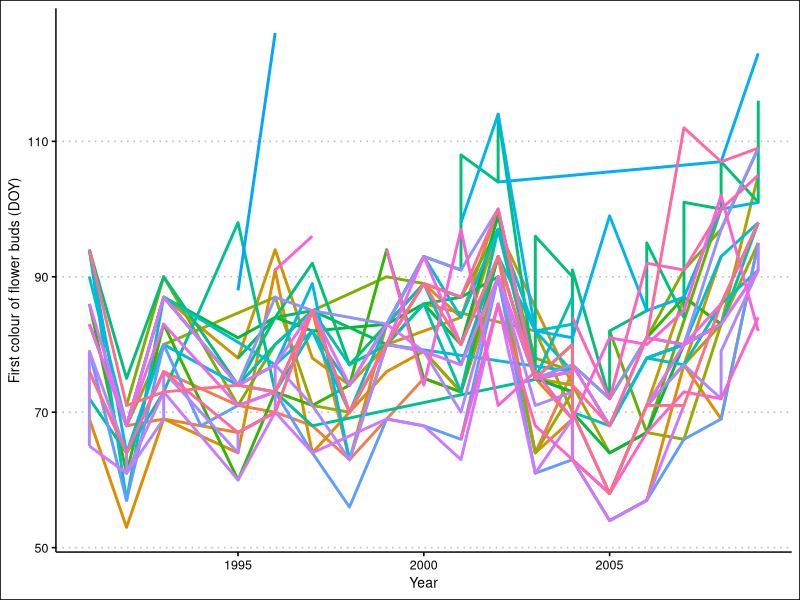
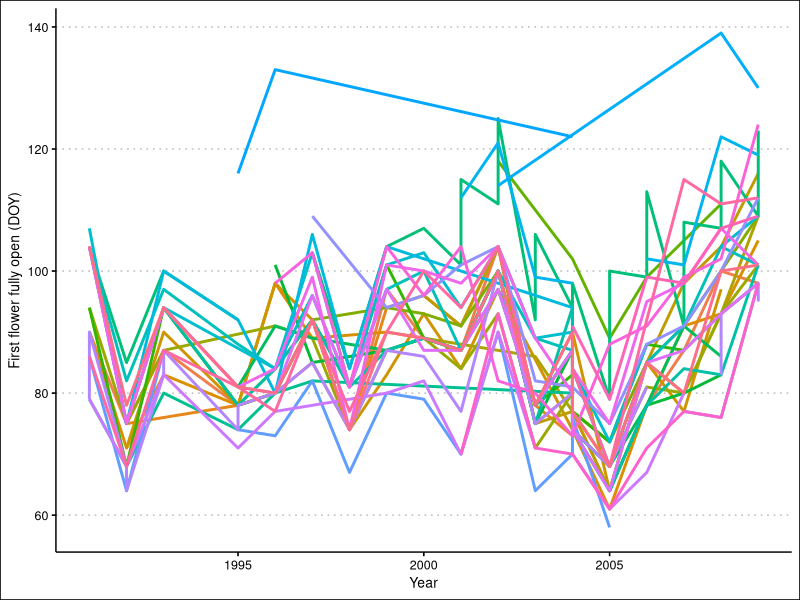
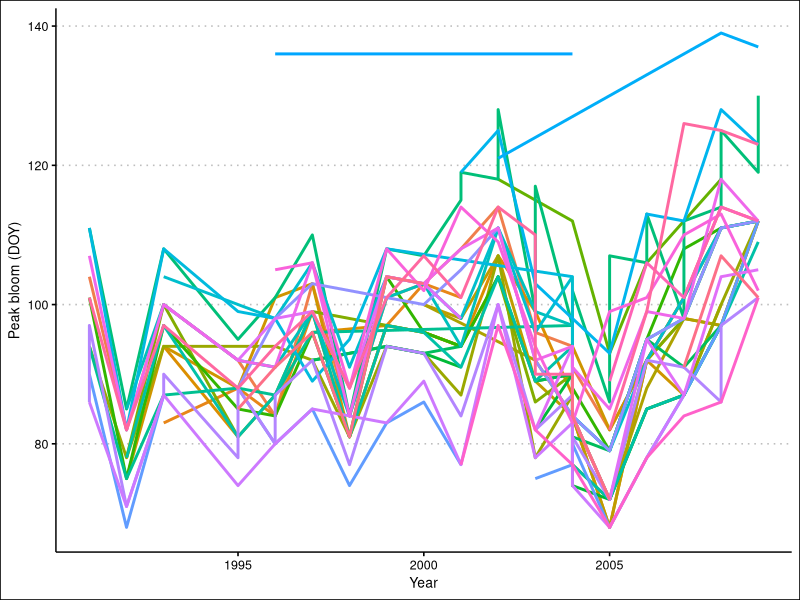
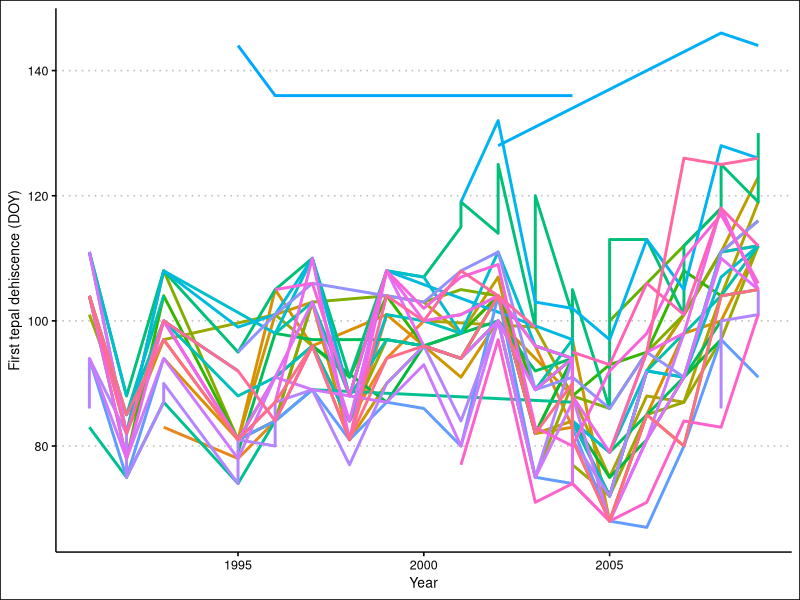
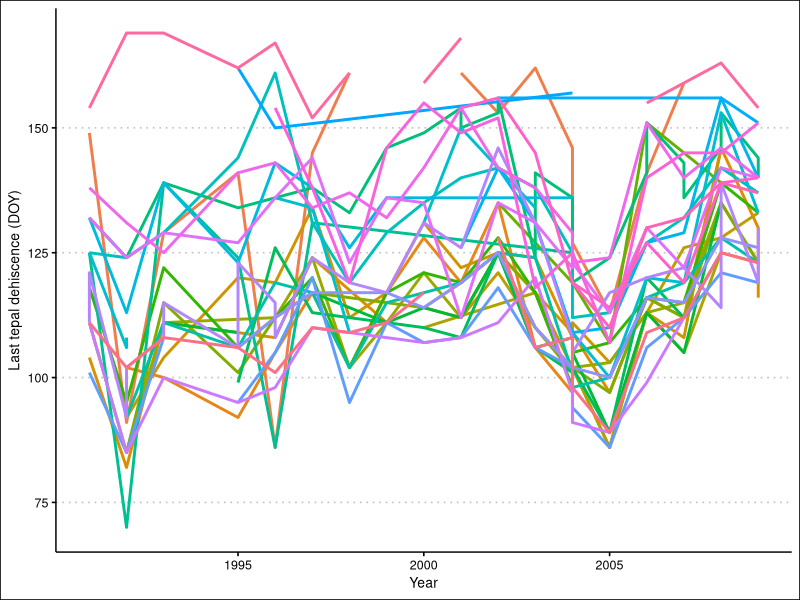
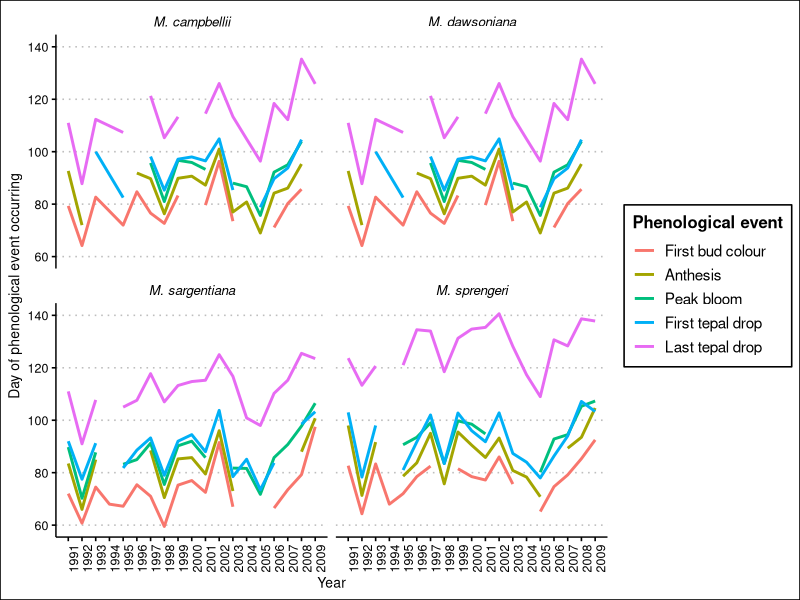
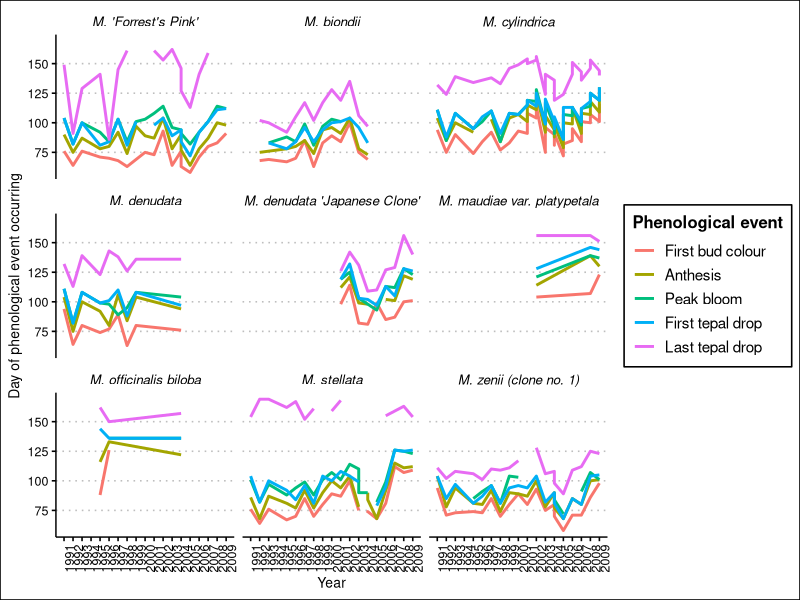
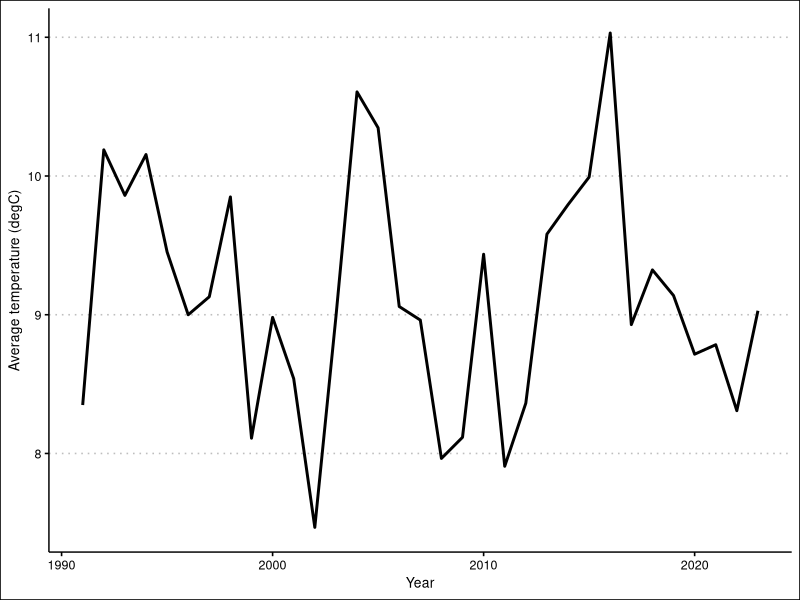

Write the R code that produced these figures, in order.
# ## Started 18 Jan 2024 ##
# ## By Lizzie ##
# ## Looking at some Magnolia data ##
# 
# ## From UBC botanical garden ## 
# 
# ## housekeeping
# rm(list=ls()) 
# options(stringsAsFactors = FALSE)
# 
# # setwd("~/Documents/git/projects/misc/miscmisc/magnoliaubc/analyses")
# 
# # install.packages("viridis")
# 
# ## packages
# library(ggplot2)
# library(gridExtra)
# library(viridis)
# 
# d  <- read.csv("analyses/input/Magnolia Phenology Study to 2013.csv")
# # d$firstbudcolordate <- as.Date()
# # d$firstbudcolordate <- as.Date()
# d$firstbudcolordate <- as.Date(d$First.bud.colour, format="%d-%b-%Y")
# d$firstbudcolordoy <- format(d$firstbudcolordate,"%j")
# d$firstbudcoloryr <- format(d$firstbudcolordate,"%Y")
# # Ugh ... I don't think the above is good, as we'd have to do every column with a date, we should try..
# # MELTING (or reshaping from wide to long) so we get all the date columns in one columns and have...
# # another column for 'event'
# 
# plot(d, aes(x=firstbudcoloryr, y=firstbudcolordoy))+
# 	geom_line(color=Name) # oy -- not working! Need to clean up the name column using grep




# <><><><><><><><><><><><><><><><><><><><><><><><><><><><><><><><><><><><><><><><><><><><><><><><><><><><><><>

# 16 February 2024
# JUSTIN's  efforts

rm(list = ls())

# trying to turn all the columns into one column for easier DOY conversion
library(tidyverse)
library(reshape2)
library(lubridate)
library(ggthemes)
library(viridis)


magnolia <- read.csv("analyses/input/Magnolia Phenology Study to 2013.csv")
magselect <- magnolia %>%
  select(-X.1,-X.2,-X.3,-X.4,-X.5) %>%
  as.data.frame() #I just tossed this in here since it seemed to fix some date issues

# M. sprengeri 'Copeland Court' has wack date values so I'm going to filter it out and then change them separately before adding it back into the main dataframe since I'm not sure how to modify only one range of rows

magfilter <- magselect %>%
  filter(Name != "M. sprengeri 'Copeland Court'")
copeland <- magselect %>%
  filter(Name == "M. sprengeri 'Copeland Court'")

# working on the other species/cultivars first
maglong <- melt(magfilter, id.vars=c("X","Ref..No.","Location","Name","year","Accession.Number"),
                      var = "event")
magdate <- maglong %>%
  mutate(value=dmy(value))
magdate$value <- as.Date(magdate$value)
magdate$year <- year(magdate$value)
# magdoy <- magdate %>%
#   mutate(doy = yday(value)) 
# for some reason, applying yday() here to convert to doy messes up the format when doing pivot_wider

magwide <- magdate %>%
  group_by(event)%>%
  mutate(row=row_number()) %>%
  pivot_wider(names_from = event, values_from = value) %>%
  drop_na(Ref..No.)

# try doy conversion here? less elegant but avoids the format issue
magw_doy <- magwide %>%
  mutate(bud.colour = yday(First.bud.colour),
         anthesis = yday(First.flower.fully.open),
         peak.bloom = yday(Peak.bloom),
         tepal.drop.first = yday(First.tepal.drop),
         tepal.drop.last = yday(Last.tepal.drop))

# now adding in copeland court
copeland$First.bud.colour <- paste(copeland$year, copeland$First.bud.colour, sep = "/")
copeland$First.flower.fully.open <- paste(copeland$year, copeland$First.flower.fully.open, sep = "/")
copeland$Peak.bloom <- paste(copeland$year, copeland$Peak.bloom, sep = "/")
copeland$First.tepal.drop <- paste(copeland$year, copeland$First.tepal.drop, sep = "/")
copeland$Last.tepal.drop <- paste(copeland$year, copeland$Last.tepal.drop, sep = "/")

copelandlong <- copeland %>%
  melt(id.vars=c("X","Ref..No.","Location","Name","year","Accession.Number"),
                              var = "event")
copelanddate <- copelandlong %>%
  mutate(value=ydm(value))
# Copeland Court already has years entered in

copelandwide <- copelanddate %>%
  group_by(event)%>%
  mutate(row=row_number()) %>%
  pivot_wider(names_from = event, values_from = value) %>%
  drop_na(Ref..No.)

copelandw_doy <- copelandwide %>%
  mutate(bud.colour = yday(First.bud.colour),
         anthesis = yday(First.flower.fully.open),
         peak.bloom = yday(Peak.bloom),
         tepal.drop.first = yday(First.tepal.drop),
         tepal.drop.last = yday(Last.tepal.drop))

# Combining all the cultivars together now
as.data.frame(magw_doy)
as.data.frame(copelandw_doy)
magbind <- bind_rows(magw_doy,copelandw_doy)

budplot <- magbind %>%
  ggplot(aes(x = year,
             y = bud.colour,
             colour = Name)) +
  geom_line(linewidth = 1) +
  labs(x = "Year",
       y = "First colour of flower buds (DOY)")+
  theme_clean() +
  theme(legend.position = "none")
budplot
# ummm....it looks crazy, but there seem to be trends

# trying other blooming stages
anthesisplot <- magbind %>%
  ggplot(aes(x = year,
             y = anthesis,
             colour = Name)) +
  geom_line(linewidth = 1) +
  labs(x = "Year",
       y = "First flower fully open (DOY)")+
  theme_clean() +
  theme(legend.position = "none")
anthesisplot

# peak bloom
peakplot <- magbind %>%
  ggplot(aes(x = year,
             y = peak.bloom,
             colour = Name)) +
  geom_line(linewidth = 1) +
  labs(x = "Year",
       y = "Peak bloom (DOY)")+
  theme_clean() +
  theme(legend.position = "none")
peakplot

# first tepal dropping
tepalplot <- magbind %>%
  ggplot(aes(x = year,
             y = tepal.drop.first,
             colour = Name)) +
  geom_line(linewidth = 1) +
  labs(x = "Year",
       y = "First tepal dehiscence (DOY)")+
  theme_clean() +
  theme(legend.position = "none")
tepalplot

# last tepal dropping
witherplot <- magbind %>%
  ggplot(aes(x = year,
             y = tepal.drop.last,
             colour = Name)) +
  geom_line(linewidth = 1) +
  labs(x = "Year",
       y = "Last tepal dehiscence (DOY)")+
  theme_clean() +
  theme(legend.position = "none")
witherplot

# would it be useful to look at mean temperature from March-June in the years and see if they match the events? Just a thought that Adriana might like

# Can we do average DOY of phenological event to see if there's a strong pattern? Or divide it by species so its more digestible at least
# here I set any species with more than 3 cultivars to be split up into their own section
unique(magbind$Name)

campbellii <- magbind %>%
  filter(grepl("campbellii",Name))

dawsoniana <- magbind %>%
  filter(grepl("dawsoniana",Name))

sargentiana <- magbind %>%
  filter(grepl("sargentiana",Name))

sprengeri <- magbind %>%
  filter(grepl("sprengeri",Name))

misc <- magbind %>%
  filter(!grepl("campbellii",Name))%>%
  filter(!grepl("dawsoniana",Name))%>%
  filter(!grepl("sargentiana",Name))%>%
  filter(!grepl("sprengeri",Name))

# making averages for each phenological event
campbellavg <- campbellii %>%
  group_by(year) %>%
  summarize(bud.colour.avg = mean(bud.colour),
            anthesis.avg = mean(anthesis),
            peak.avg = mean(peak.bloom),
            tepalfirst.avg = mean(tepal.drop.first),
            tepallast.avg = mean(tepal.drop.last))
campbell.long <- campbellavg %>%
  reshape2::melt(id.vars = "year",
       var = "event")%>%
  mutate(species = "M. campbellii") %>%
  drop_na(year)

dawsonavg <- dawsoniana %>%
  group_by(year) %>%
  summarize(bud.colour.avg = mean(bud.colour),
            anthesis.avg = mean(anthesis),
            peak.avg = mean(peak.bloom),
            tepalfirst.avg = mean(tepal.drop.first),
            tepallast.avg = mean(tepal.drop.last))
dawson.long <- campbellavg %>%
  reshape2::melt(id.vars = "year",
                 var = "event") %>%
  mutate(species = "M. dawsoniana")  %>%
  drop_na(year)

sargentavg <- sargentiana %>%
  group_by(year) %>%
  summarize(bud.colour.avg = mean(bud.colour),
            anthesis.avg = mean(anthesis),
            peak.avg = mean(peak.bloom),
            tepalfirst.avg = mean(tepal.drop.first),
            tepallast.avg = mean(tepal.drop.last))
sargent.long <- sargentavg %>%
  reshape2::melt(id.vars = "year",
                 var = "event") %>%
  mutate(species = "M. sargentiana")  %>%
  drop_na(year)

sprengeravg <- sprengeri %>%
  group_by(year) %>%
  summarize(bud.colour.avg = mean(bud.colour),
            anthesis.avg = mean(anthesis),
            peak.avg = mean(peak.bloom),
            tepalfirst.avg = mean(tepal.drop.first),
            tepallast.avg = mean(tepal.drop.last))
sprenger.long <- sprengeravg %>%
  reshape2::melt(id.vars = "year",
                 var = "event") %>%
  mutate(species = "M. sprengeri")  %>%
  drop_na(year)

miscselect <- misc %>%
  select(c(5,4,13,14,15,16,17))
misc.long <- miscselect %>%
  reshape2::melt(id.vars = c("year","Name"),
                 var = "event") %>%
  mutate(species = Name)%>%
  select(!Name) %>%
  drop_na(year)

# mag_group <- rbind(campbell.long,
#                    dawson.long,
#                    sargent.long,
#                    sprenger.long,
#                    misc.long)
# 
# mag_plot <- mag_group %>%
#   ggplot(aes(x = year,
#              y = value,
#              colour = event)) +
#   geom_line(linewidth = 1) +
#   labs(x = "Year",
#        y = "Day of phenological event occurring") +
#   theme_clean()
# mag_plot
# For now it's so confusing. Let me just look at the four grouped species first

mag_group2 <- rbind(campbell.long,
                   dawson.long,
                   sargent.long,
                   sprenger.long)
mag_group2 <- mag_group2 %>%
  drop_na(year)

# Plotting the four grouped species
mag_plot2 <- mag_group2 %>%
  ggplot(aes(x = year,
             y = value,
             colour = event)) +
  geom_line(linewidth = 1) +
  labs(x = "Year",
       y = "Day of phenological event occurring") +
  theme_clean() +
  facet_wrap(species ~ ., ncol = 2) +
  scale_x_continuous(labels = c(1991:2009), breaks = c(1991:2009)) +
  scale_color_hue(name = "Phenological event",
                  labels = c("First bud colour",
                             "Anthesis",
                             "Peak bloom",
                             "First tepal drop",
                             "Last tepal drop")) +
  theme(axis.text.x = element_text(angle = 90),
        strip.text.x = element_text(face = "italic"))
mag_plot2

# Now I can tackle the miscellaneous species
misc_plot <- misc.long %>%
  ggplot(aes(x = year,
             y = value,
             colour = event)) +
  geom_line(linewidth = 1) +
  labs(x = "Year",
       y = "Day of phenological event occurring") +
  theme_clean() +
  facet_wrap(species ~ ., ncol = 3) +
  scale_x_continuous(labels = c(1991:2009), breaks = c(1991:2009)) +
  scale_color_hue(name = "Phenological event",
                  labels = c("First bud colour",
                                "Anthesis",
                                "Peak bloom",
                                "First tepal drop",
                                "Last tepal drop")) +
  theme(axis.text.x = element_text(angle = 90),
        strip.text.x = element_text(face = "italic"))
misc_plot

# Aligning with historic climate data?
# climdat <- read_csv("analyses/input/ubcClimateDaily_1991_1995.csv") #UBC totem field station only has up to 1995?
# 
# climdat_filter <- climdat %>% #only months Feb to May are needed
#   mutate(date = ymd(LOCAL_DATE)) %>%
#   filter(date >= make_date(year((date)), 2, 1),
#          date <= make_date(year((date)), 5, 31))

# Trying it out with 12000 rows of climate data from vancouver.weatherstats at Vancouver International Airport
vandat <- read_csv("analyses/input/vanDailyWeather.csv")

range <- interval(as.POSIXct("1991-01-31"),
                  as.POSIXct("2023-05-31"))

vandat_filt <- vandat %>% #only months Feb to May are needed
  mutate(date2 = ymd(date)) %>%
  filter(date2 >= make_date(year((date2)), 2, 1),
         date2 <= make_date(year((date2)), 5, 31)) %>%
  filter(date2 %within% range) %>%
  mutate(DOY = yday(date2))

vandat_sel <- vandat_filt %>%
  select(date2, DOY, max_temperature, avg_temperature, min_temperature, heatdegdays, growdegdays_5, growdegdays_7, growdegdays_10) %>%
  mutate(year = year(date2),
         month = month(date2))
# I wanted to keep sunrise sunset data but it's not complete

# Make mean average spring temperature according to the historic min and max phenology DOYs for each species?
# Luckily for me, DOY range for the four grouped cultivars (campbellii, etc.) are always within ~60 to ~140 to let's filter for DOY 59 to 141
vandat_maggroup_year <- vandat_sel %>%
  filter(DOY %in% (59:141)) %>%
  group_by(year) %>%
  summarise_all(mean) %>%
  select(-date2, -DOY, -month)
# Now we have average temperature between Feb and May for every year

# Worthwhile to do monthly temperature? Then we can overlay annual temperature patterns over each year to see if the phenological event lines up with the temeperature of the month it occurs in?
vandat_maggroup_month <- vandat_sel %>%
  filter(DOY %in% (59:141)) %>%
  group_by(year, month) %>%
  summarise_all(mean) %>%
  select(-date2, -DOY)

# Just to look; spring temps across the year
yeartemp_plot <- vandat_maggroup_year %>%
  ggplot(aes(x = year,
             y = avg_temperature))+
  geom_line(linewidth = 1) +
  labs(x = "Year",
       y = "Average temperature (degC)") +
  theme_clean()
yeartemp_plot

# monthly variation per year
monthtemp_plot <- vandat_maggroup_month %>%
  ggplot(aes(x = month,
             y = avg_temperature))+
  geom_line(linewidth = 1) +
  labs(x = "Month",
       y = "Average temperature (degC)") +
  theme_clean() +
  facet_wrap(year ~.)
monthtemp_plot

# Adding mean spring temperature to the magnolia plots on a second axis?
# Can add the yearly temp data to each of the species' data frames as a new column
vandat_sargent <- vandat_maggroup_year %>%
  filter(year %in% (1991:2009))

# <><><><><><><><><><><><><><><><><><><><><><><><><><><><><><><><><><><><><><><>
# Making floating bars to represent min and max temperatures in spring for each year
# vandat_maggroup_year is too long of a name so let me just shorten it
tempdat <- vandat_maggroup_year %>%
  select(1:4) %>%
  tibble::rownames_to_column(var = "var")

tempplot <- tempdat %>%
  ggplot(aes(x = as.factor(year),
             ymin = `min_temperature`,
             ymax = `max_temperature`,
             lower = `min_temperature`,
             upper = `max_temperature`,
             middle = `avg_temperature`))+
  geom_boxplot(stat = "identity",
               width = 0.5)+ 
  labs(x = "Year",
       y = "Spring Temperature (degC)")+
  theme_clean() +
  theme(axis.text.x = element_text(angle = 270))+
  ylim(0,20)
tempplot

sargplot <- sargent.long %>%
  ggplot(aes(x = year,
             y = value,
             colour = event))+
  geom_line(linewidth=1)+
  labs(x = "Year",
       y = "DOY of phenological event") +
  theme_clean()+
  scale_color_viridis()+
  scale_x_continuous(labels = c(1991:2009), breaks = c(1991:2009)) +
  scale_color_hue(name = "Phenological event",
                  labels = c("First bud colour",
                             "Anthesis",
                             "Peak bloom",
                             "First tepal drop",
                             "Last tepal drop")) +
  theme(axis.text.x = element_text(angle = 270),
        strip.text.x = element_text(face = "italic"))
sargplot  
  
